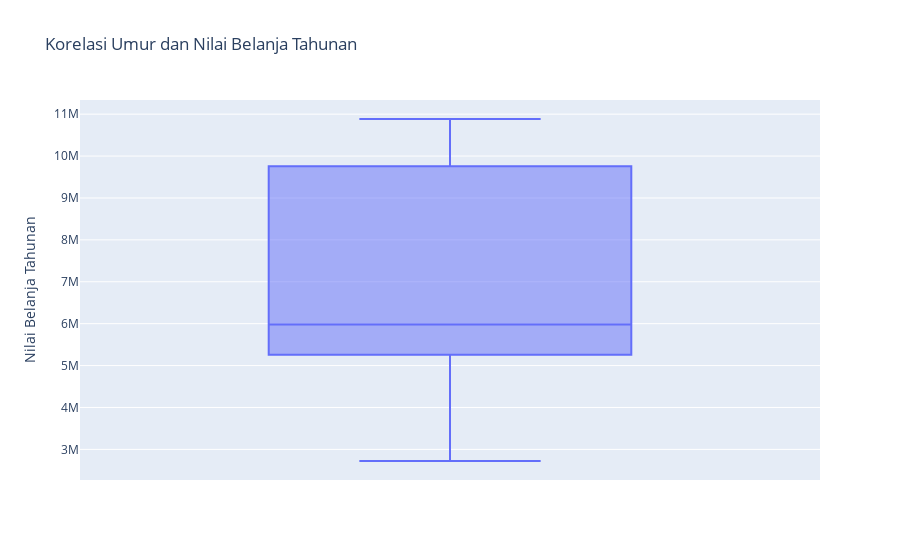

Source (notebook cell):
### Code cell
# distribution nilai belanja tahunan
fig = px.box(df,
            y= 'nilaibelanjasetahun',
            title= 'Korelasi Umur dan Nilai Belanja Tahunan',
            labels= {'nilaibelanjasetahun': 'Nilai Belanja Tahunan'})
fig.show()

### Figure 1 — Plotly figure (JSON) as saved in the notebook; plotly's stock layout.template omitted (floating-point values rounded to 4 significant figures)
{"data": [{"alignmentgroup": "True", "hovertemplate": "Nilai Belanja Tahunan=%{y}<extra></extra>", "legendgroup": "", "marker": {"color": "#636efa"}, "name": "", "notched": false, "offsetgroup": "", "orientation": "v", "showlegend": false, "type": "box", "x0": " ", "xaxis": "x", "y": [9497927, 2722700, 5286429, 5204498, 10615206, 5215541, 9837260, 5223569, 5993218, 5257448, 5987367, 5941914, 9333168, 9471615, 10365668, 5262521, 5677762, 5340690, 10884508, 2896845, 9222070, 5298157, 5239290, 10259572, 10721998, 5269392, 9114159, 6631680, 5271845, 5020976, 3042773, 10663179, 3047926, 9759822, 5962575, 9678994, 5972787, 10477127, 5257775, 2861855, 6820976, 9880607, 5268410, 9339737, 5211041, 10099807, 6130724, 10390732, 4992585, 10569316], "y0": " ", "yaxis": "y"}], "layout": {"boxmode": "group", "legend": {"tracegroupgap": 0}, "title": {"text": "Korelasi Umur dan Nilai Belanja Tahunan"}, "xaxis": {"anchor": "y", "domain": [0, 1]}, "yaxis": {"anchor": "x", "domain": [0, 1], "title": {"text": "Nilai Belanja Tahunan"}}}}
